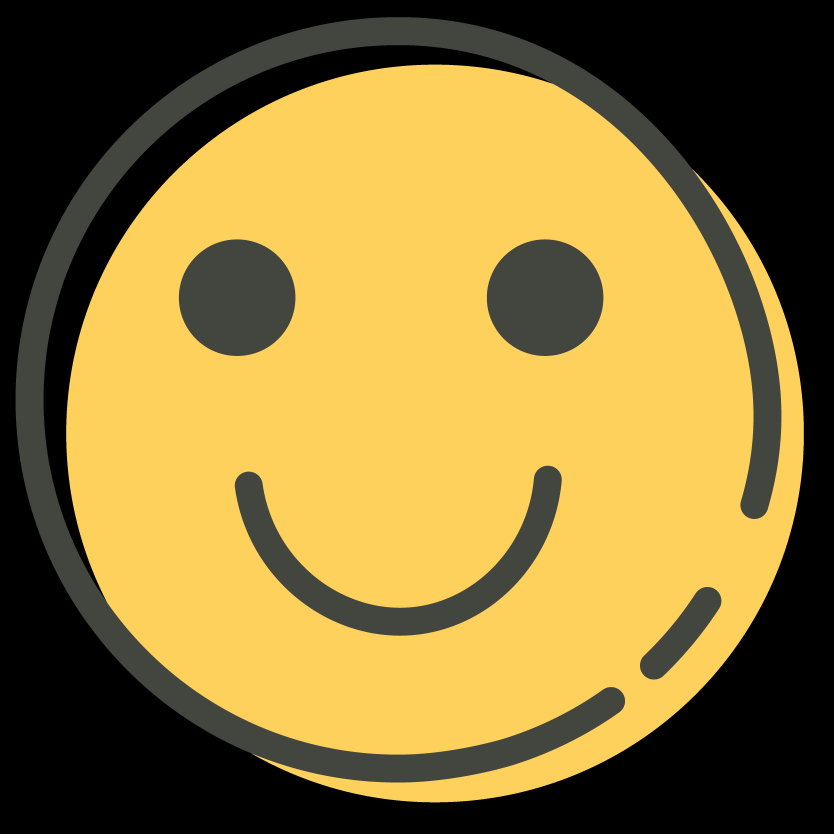
#> input picture S.png, 4167 x 4167 px (shown at 1/5 size)
$ python '人臉偵測 Haar Cascade.py' --folder .
#> lines starting #> are read from the running program, lines starting #| are printed output that depends on the picture; after the words box and inside, x2 and y2 are one past the last pixel; in counts of white or black regions, pixels touching at a corner belong together
import numpy as np
import argparse
import cv2
import os


ap = argparse.ArgumentParser()
ap.add_argument("-f", "--folder", required=True, help="Path to the folder containing images")
args = vars(ap.parse_args())

folder_path = args["folder"]


for filename in os.listdir(folder_path):

    valid_extensions = ['.jpg', '.jpeg', '.png', '.bmp']
    if not any(filename.lower().endswith(ext) for ext in valid_extensions):
        continue

    full_file_path = os.path.join(folder_path, filename)

    print(f"正在處理: {filename} ...")

    img = cv2.imread(full_file_path)
#> img is the input picture: shape (4167, 4167, 3); mean B, G, R 56.9, 119.1, 142.5
    if img is None:
        print(f"無法讀取 {filename}，跳過。")
        continue

    (h, w) = img.shape[:2]
#> h = 4167; w = 4167
    target_width = 720

    if w > target_width:
        ratio = target_width / float(w)
#> ratio = 0.173
        new_height = int(h * ratio)
#> new_height = 720
        img = cv2.resize(img, (target_width, new_height))
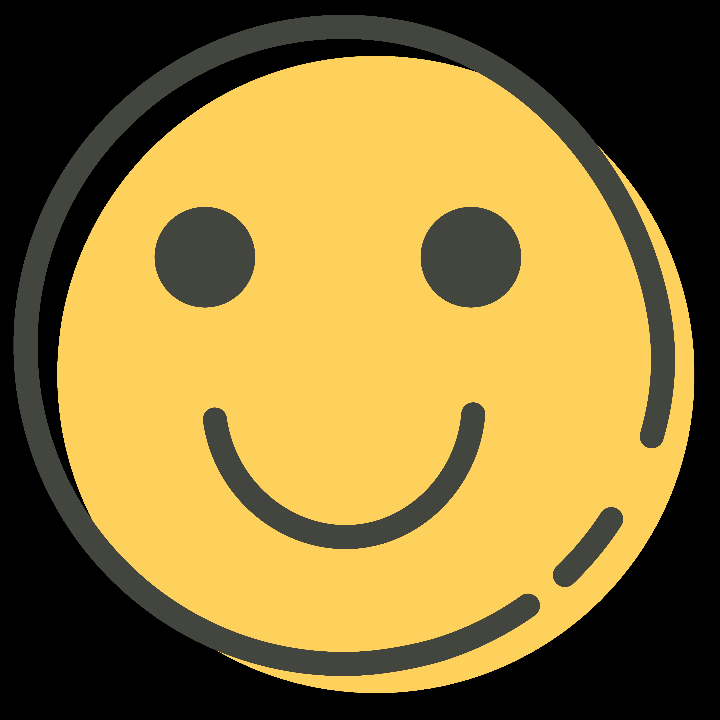
#> img: shape (720, 720, 3); mean B, G, R 56.9, 119.2, 142.5

    gray = cv2.cvtColor(img, cv2.COLOR_BGR2GRAY)
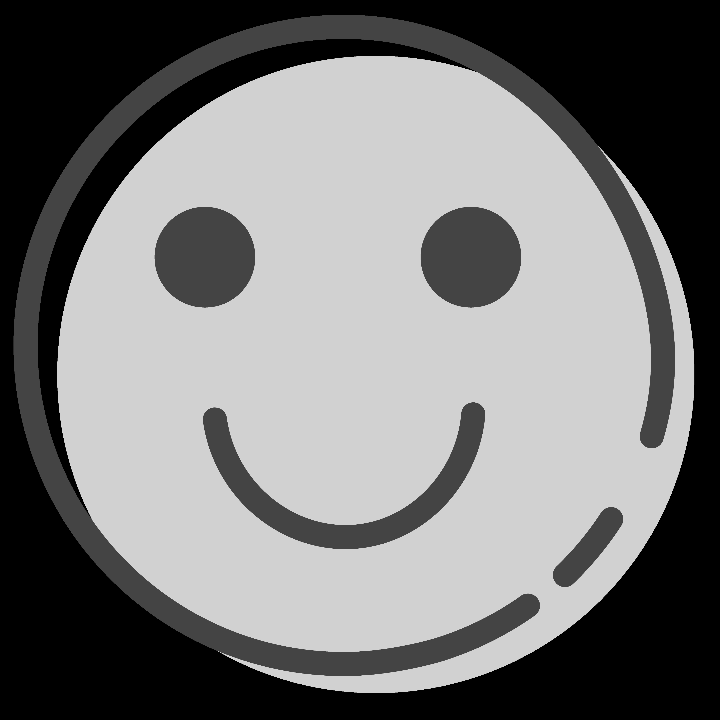
#> gray: shape (720, 720); min 0, max 209, mean 119

    blurred = cv2.GaussianBlur(gray, (3, 3), 0)

    faceCascade = cv2.CascadeClassifier('face_dectet.xml')


    faceRect = faceCascade.detectMultiScale(blurred, 1.1, 5)
#> faceRect = [[35, 36, 612, 612]]

    print(f" -> 偵測到 {len(faceRect)} 張臉")
#|  -> 偵測到 1 張臉

    for (x, y, w, h) in faceRect:
        cv2.rectangle(img, (x, y), (x + w, y + h), (0, 255, 0), 2)
#> this loop made 1 pass
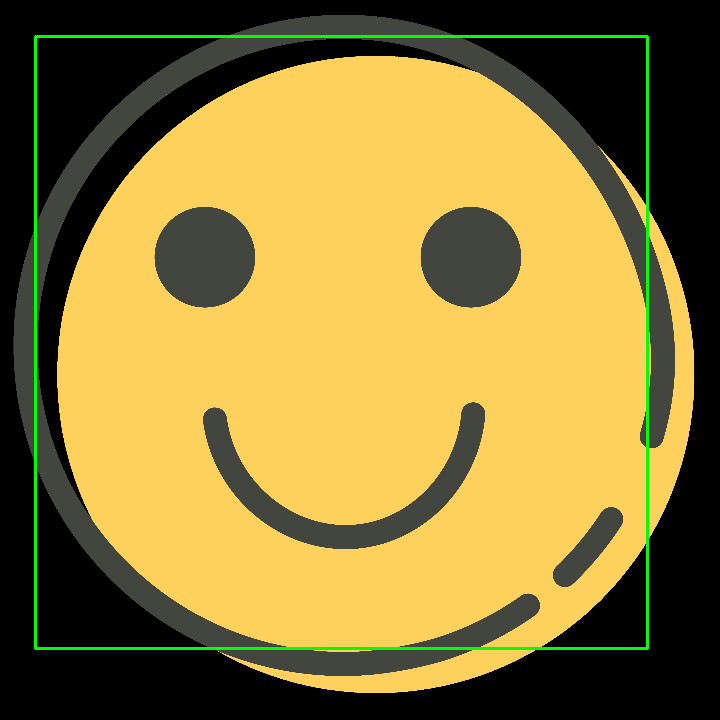
#> img: shape (720, 720, 3); 1.42% of pixels changed, all inside (x1, y1, x2, y2) = (34, 35, 649, 650)

    cv2.imshow('Batch Processing', img)

    key = cv2.waitKey(0) & 0xFF
#> (key q is pressed here)
    if key == ord('q'):
        print("使用者中斷程式")
        break

cv2.destroyAllWindows()
